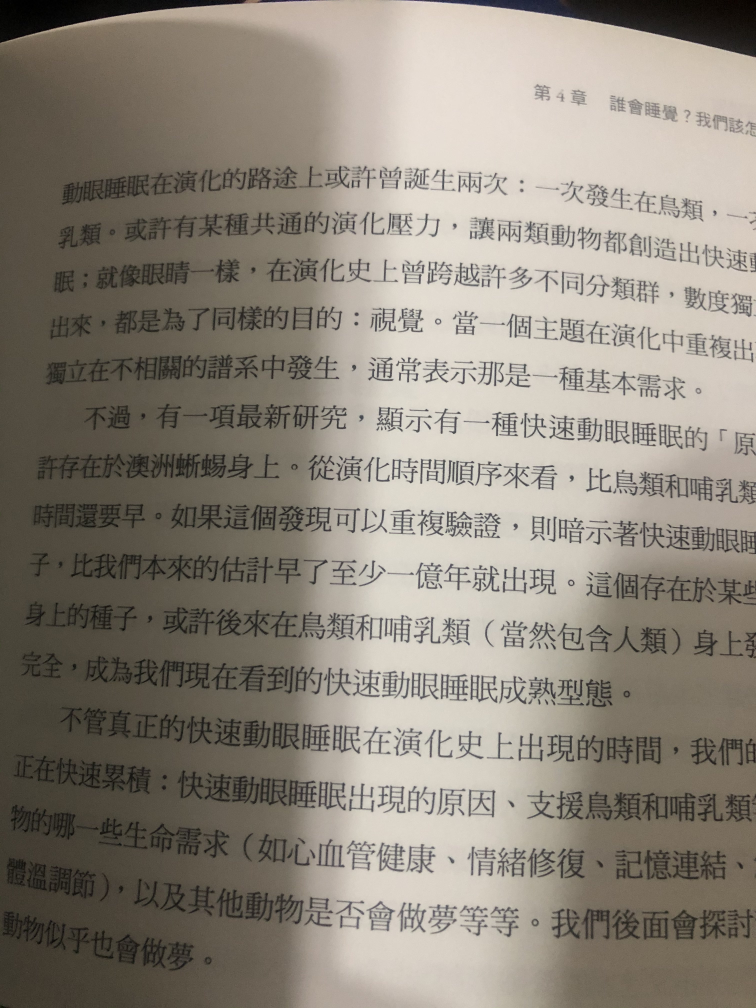
#> input picture Resources/word.jpg, 3024 x 4032 px (shown at 1/4 size)
$ python eord.py
#> lines starting #> are read from the running program, lines starting #| are printed output that depends on the picture; after the words box and inside, x2 and y2 are one past the last pixel; in counts of white or black regions, pixels touching at a corner belong together
import cv2
import matplotlib.pyplot as plt

img = cv2.imread("Resources/word.jpg", 0)
#> img: shape (4032, 3024); min 0, max 246, mean 135.5
# plt.figure(figsize=(8, 6), dpi=100)
width = 200
height = 150

img = cv2.resize(img, (700, 500))
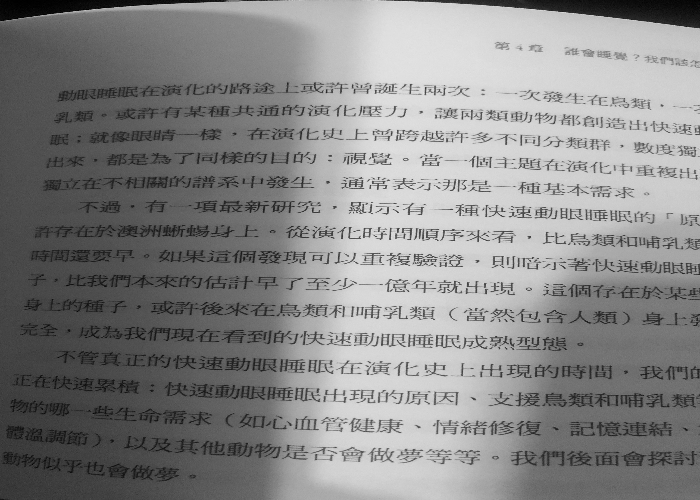
#> img: shape (500, 700); min 0, max 229, mean 135.3

TF, thresh1 = cv2.threshold(img, 127, 255, cv2.THRESH_BINARY)
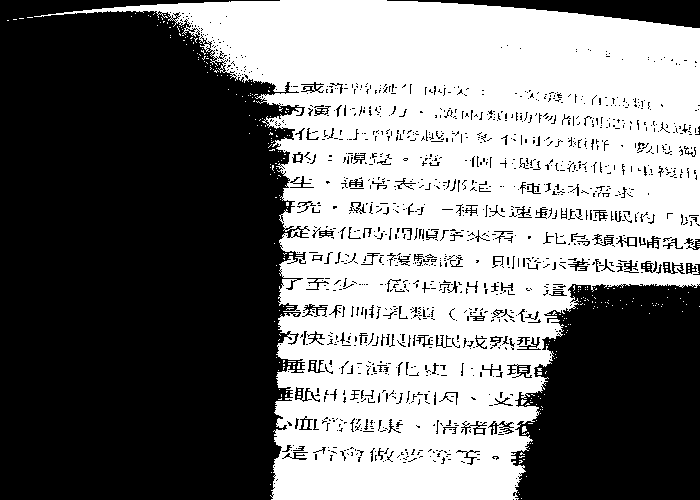
#> thresh1: shape (500, 700); 47.4% white; 321 white regions (313 under 20 px), largest, box (x1, y1, x2, y2) and area: (34, 0, 700, 500) 164768, (629, 238, 635, 245) 42, (303, 420, 308, 429) 36
# 大於門檻的變成255 ,其他為0
TF, thresh2 = cv2.threshold(img, 127, 255, cv2.THRESH_BINARY_INV)
# 大於門檻的變成0 ,其他為255
TF, thresh3 = cv2.threshold(img, 127, 255, cv2.THRESH_TRUNC)
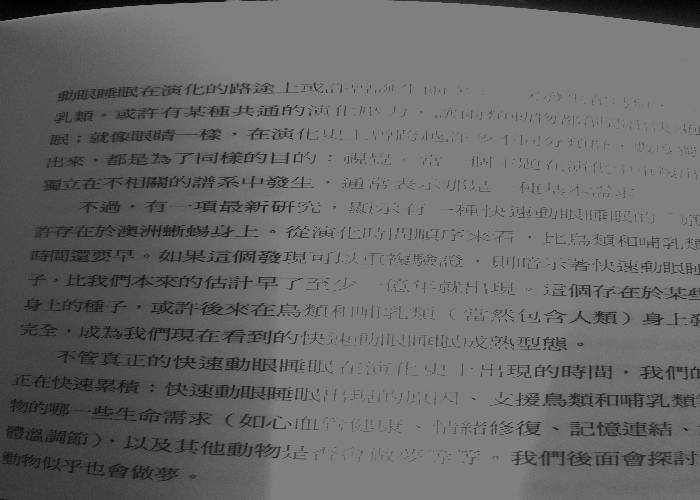
#> thresh3: shape (500, 700); min 0, max 127, mean 105.1
# 大於門檻的變成門檻值,其他不變
TF, thresh4 = cv2.threshold(img, 127, 255, cv2.THRESH_TOZERO)
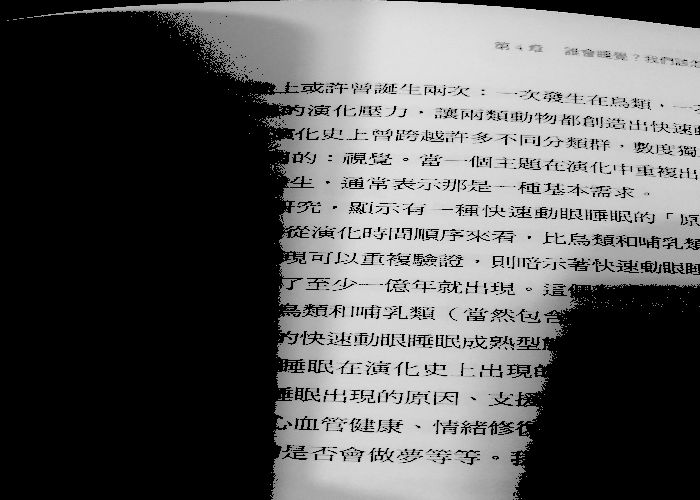
#> thresh4: shape (500, 700); min 0, max 229, mean 90.4
# 小於門檻值得為0,其他不變
TF, thresh5 = cv2.threshold(img, 127, 255, cv2.THRESH_TOZERO_INV)
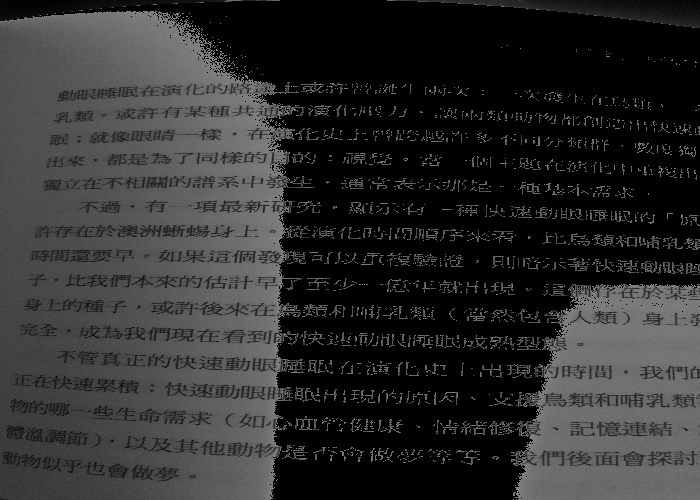
#> thresh5: shape (500, 700); min 0, max 127, mean 44.9
# 大於門檻值得為0,其他不變

adt1_img = cv2.adaptiveThreshold(img, 255, cv2.ADAPTIVE_THRESH_GAUSSIAN_C, cv2.THRESH_BINARY, 17, 4)
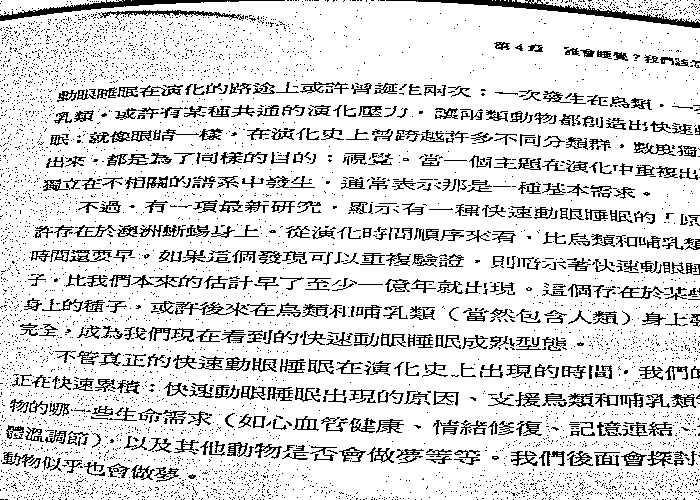
#> adt1_img: shape (500, 700); 85.1% white; black in thin lines or dots

adt3_img = cv2.adaptiveThreshold(img, 255, cv2.ADAPTIVE_THRESH_GAUSSIAN_C, cv2.THRESH_BINARY, 17, 8)
#> adt3_img: shape (500, 700); 87.9% white; black in thin lines or dots

adt6_img = cv2.adaptiveThreshold(img, 255, cv2.ADAPTIVE_THRESH_MEAN_C, cv2.THRESH_BINARY, 21, 10)
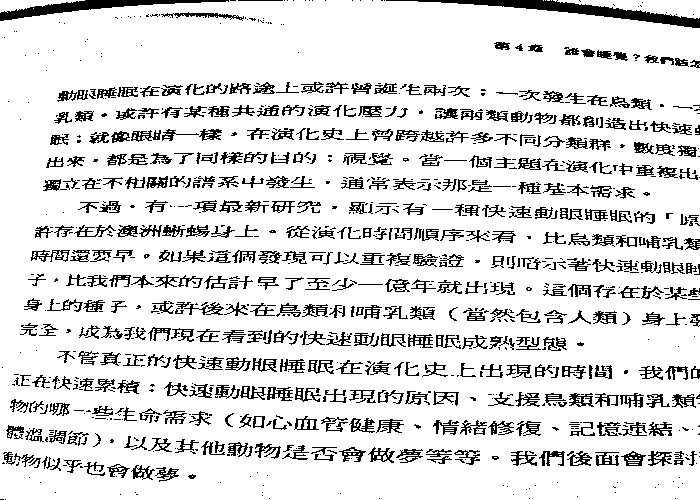
#> adt6_img: shape (500, 700); 86% white; black in thin lines or dots

titles = ['Origin', 'Adaptive G1', 'Adaptive G3', 'Adaptive M3']
images = [img, adt1_img, adt3_img, adt6_img]

cv2.imshow('AG3', adt3_img)
cv2.imshow('AM3', adt6_img)
'''
for i in range(4):
    plt.subplot(2, 2, i + 1), plt.imshow(images[i], 'gray')
    # plt.subplot(總行,總列,位置[1,2,3],[4,5,6])
    # plt.imshow(圖片變數,類型)
    plt.title(titles[i])
    # plt.imshow(圖片標題)
    plt.xticks([]), plt.yticks([])
    # plt.xticks([]) 圖片位置x軸
    # plt.yticks([]) 圖片位置y軸
'''

plt.show()
cv2.waitKey(0)

$ run again, with Resources/Thumbnail.jpg copied over Resources/word.jpg
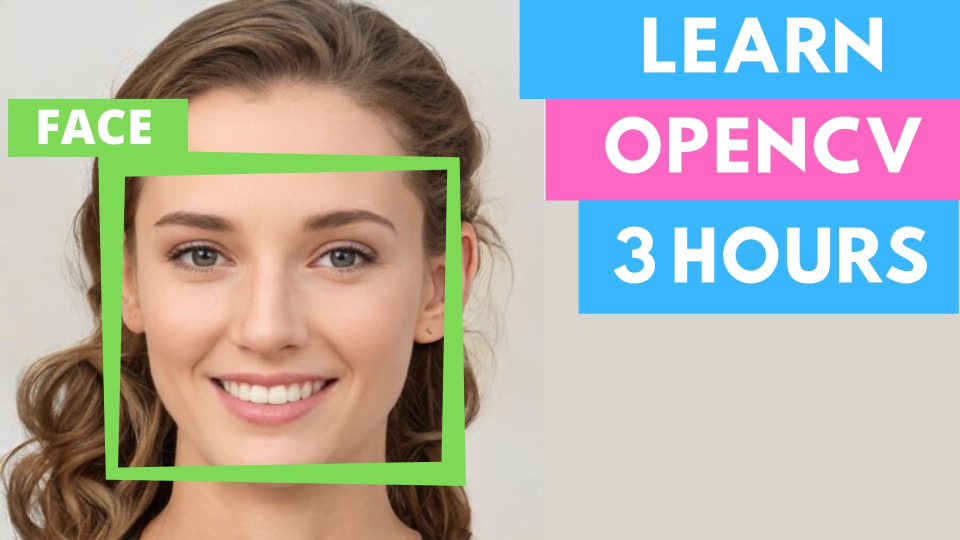
#> input picture Resources/Thumbnail.jpg, 1920 x 1080 px (shown at 1/2 size)
#> `TF, thresh1 = cv2.threshold(img, 127, 255, cv2.THRESH_BINARY)`:
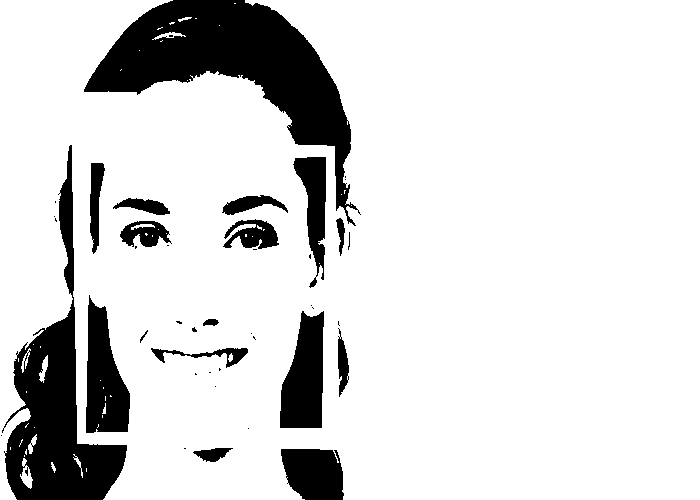
#> thresh1: shape (500, 700); 85.2% white; 42 black regions (25 under 20 px), largest, box (x1, y1, x2, y2) and area: (84, 0, 361, 226) 19932, (2, 145, 127, 500) 13633, (86, 295, 130, 433) 3932
#> adt1_img: shape (500, 700); 83.1% white; 578 black regions (463 under 20 px), largest, box (x1, y1, x2, y2) and area: (0, 145, 89, 500) 6392, (436, 103, 676, 166) 5388, (487, 205, 681, 268) 4834
#> adt3_img: shape (500, 700); 87.6% white; 584 black regions (460 under 20 px), largest, box (x1, y1, x2, y2) and area: (437, 104, 675, 165) 4378, (488, 206, 680, 266) 3955, (465, 12, 647, 71) 3763
#> `adt6_img = cv2.adaptiveThreshold(img, 255, cv2.ADAPTIVE_THRESH_MEAN_C,..`:
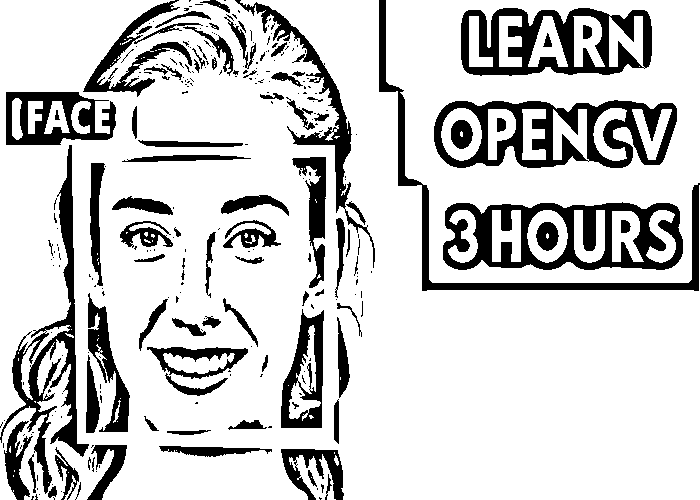
#> adt6_img: shape (500, 700); 80.7% white; 285 black regions (198 under 20 px), largest, box (x1, y1, x2, y2) and area: (443, 202, 683, 270) 7970, (434, 100, 677, 168) 7405, (461, 8, 652, 76) 6466
